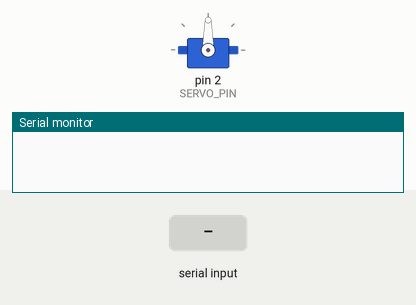
Simulated run of this sketch. Board: Arduino Uno, built with avr-gcc and run on an emulated ATmega328P. Parts: servo, the last lines printed to the serial monitor. The test bench sets the inputs (shaded band).

Above: at 1.2 s.
1.3 s: "90,45\n" received over Serial
At 1.8 s:
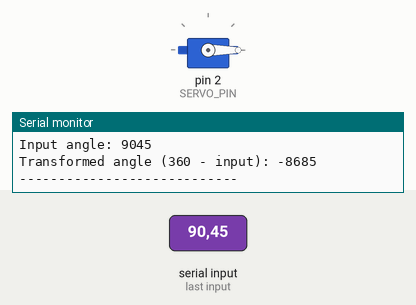
2.8 s: "5\n" received over Serial
At 4.0 s:
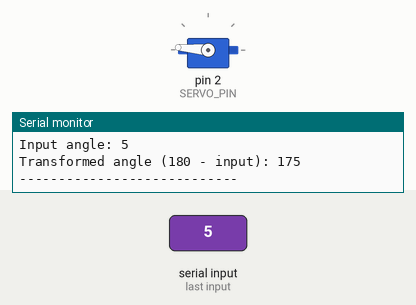
4.3 s: "30,150\n" received over Serial
At 5.3 s:
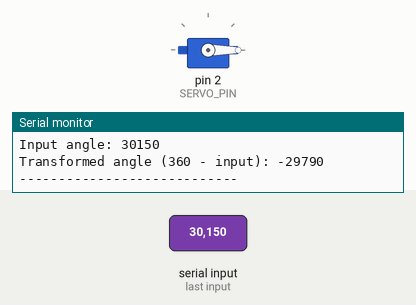
5.8 s: "90\n" received over Serial
At 6.3 s:
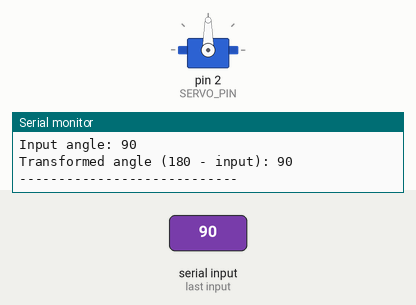
Timing chart, 0 to 8.3 s (numbered marks = the images above; inputs shaded):
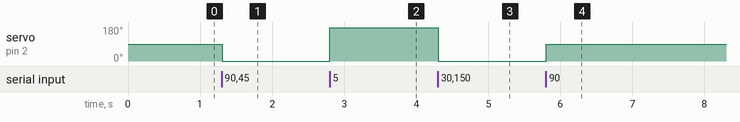

The sketch:

Lab_4_Part_3.ino
```cpp
/*
 * Servo Angle Controller with Serial Input
 * Allows setting servo angles via serial input with angle transformation
 */

#include <Keypad.h>
#include <Servo.h>

// Servo configuration
const int SERVO_PIN = 2;          // Digital pin connected to servo
const int MAX_SERVO_ANGLE = 180;  // Maximum standard servo angle
const int FULL_CIRCLE = 360;      // Degrees in full circle for transformation

// Serial command constants
const char EXECUTE_COMMAND = '\n'; // Use the "Enter" key as the trigger

// Servo object initialization
Servo myServo;                    // Servo object to control the motor

// Input processing variables
int accumulatedValue = 0;         // Accumulates numeric input digits

/**
 * Setup function - runs once at startup
 * Initializes serial communication and attaches servo to pin
 */
void setup() {
  Serial.begin(9600);             // Initialize serial communication
  myServo.attach(SERVO_PIN);      // Attach servo to specified pin
}

/**
 * Main loop function - runs continuously
 * Handles serial input and processes servo angle commands
 */
void loop() {
  processSerialInput();           // Check and process any serial input
}

/**
 * Processes incoming serial data for servo control
 * Handles digit accumulation and command execution
 */
void processSerialInput() {
  if (Serial.available() > 0) {
    char inputChar = Serial.read();  // Read incoming character

    // Process numeric digits (0-9)
    if (isDigit(inputChar)) {
      handleDigitInput(inputChar);
    }
    // Process execute command (ASCII '1' which is 49)
    else if (inputChar == EXECUTE_COMMAND) {
      executeServoMovement();
    }
  }
}

/**
 * Handles numeric digit input and accumulates the value
 * @param digitChar - The digit character to process
 */
void handleDigitInput(char digitChar) {
  int digitValue = digitChar - '0';  // Convert char to integer
  accumulatedValue = (accumulatedValue * 10) + digitValue;  // Build multi-digit number
  Serial.print(digitChar);           // Echo digit back to serial
}

/**
 * Executes servo movement based on accumulated input value
 * Applies transformation rules and moves servo accordingly
 */
void executeServoMovement() {
  Serial.println();  // New line for command output

  // Handle values exceeding maximum servo angle
  if (accumulatedValue > MAX_SERVO_ANGLE) {
    int transformedAngle = FULL_CIRCLE - accumulatedValue;
    moveServoWithReport(transformedAngle, accumulatedValue, true);
  }
  // Handle values within normal servo range
  else {
    int transformedAngle = MAX_SERVO_ANGLE - accumulatedValue;
    moveServoWithReport(transformedAngle, accumulatedValue, false);
  }

  resetInput();  // Prepare for next input sequence
}

/**
 * Moves servo to target angle and reports action to serial monitor
 * @param targetAngle - The actual angle to set the servo to
 * @param inputAngle - The original angle entered by user
 * @param isFullCircleTransform - Flag indicating transformation type
 */
void moveServoWithReport(int targetAngle, int inputAngle, bool isFullCircleTransform) {
  myServo.write(targetAngle);  // Move servo to calculated angle

  // Read current position for verification
  int currentPosition = myServo.read();

  // Report results to serial monitor
  Serial.println("Current servo position: " + String(currentPosition));

  if (isFullCircleTransform) {
    Serial.println("Input angle: " + String(inputAngle));
    Serial.println("Transformed angle (360 - input): " + String(targetAngle));
  } else {
    Serial.println("Input angle: " + String(inputAngle));
    Serial.println("Transformed angle (180 - input): " + String(targetAngle));
  }

  Serial.println("----------------------------");
}

/**
 * Resets input accumulator for next command sequence
 */
void resetInput() {
  accumulatedValue = 0;  // Reset accumulated value
}
```

Measured:
- after the input at 1.3 s, servo on pin 2 (SERVO_PIN): 90° → 0° at once
- after the input at 2.8 s, servo on pin 2 (SERVO_PIN): 0° → 175° at once
- after the input at 4.3 s, servo on pin 2 (SERVO_PIN): 175° → 0° at once
- after the input at 5.8 s, servo on pin 2 (SERVO_PIN): 0° → 90° at once
